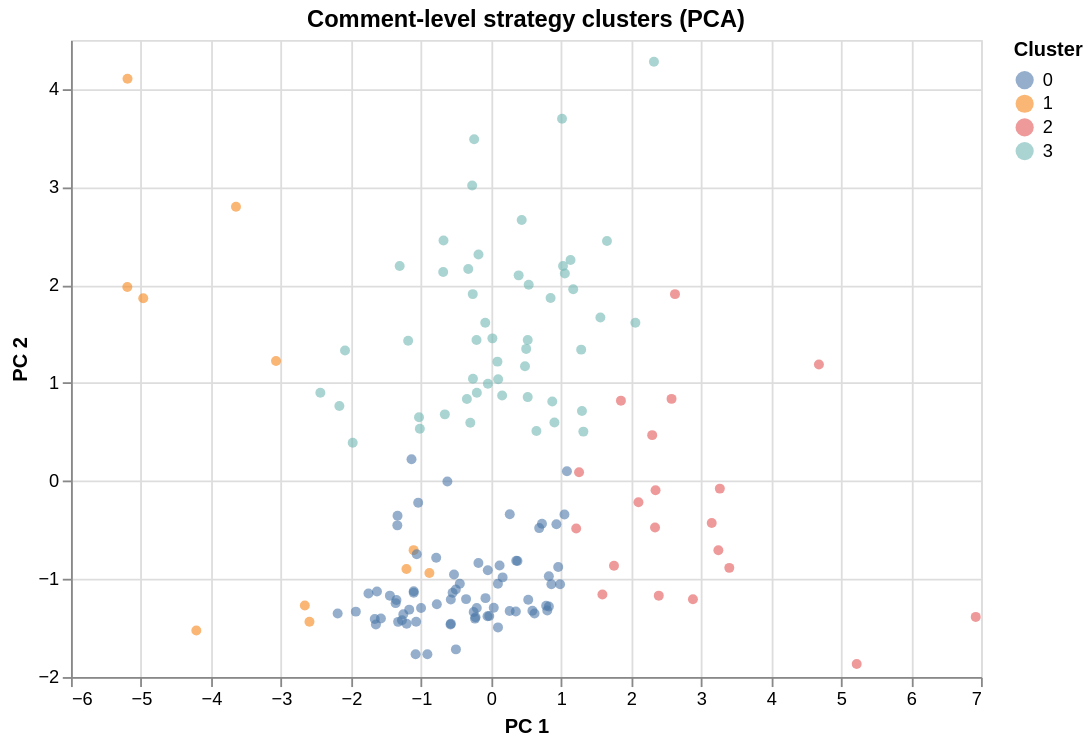

Notebook cell for this chart:
### Markdown cell above
### 6.1 K-means comment-strategy clustering

### Code cell
from sklearn.preprocessing import StandardScaler
from sklearn.cluster import KMeans
from sklearn.decomposition import PCA

cluster_cols = [c for c in feat_df.columns if c not in ("comment_index",)]
X = feat_df[cluster_cols].fillna(0).values
X_scaled = StandardScaler().fit_transform(X)

km = KMeans(n_clusters=4, random_state=42, n_init=10).fit(X_scaled)
feat_df["strategy_cluster"] = km.labels_

pca = PCA(n_components=2, random_state=42).fit_transform(X_scaled)
feat_df["pc1"] = pca[:, 0]
feat_df["pc2"] = pca[:, 1]

alt.Chart(feat_df).mark_circle(opacity=0.6, size=30).encode(
    x=alt.X("pc1:Q", title="PC 1"),
    y=alt.Y("pc2:Q", title="PC 2"),
    color=alt.Color("strategy_cluster:N", title="Cluster",
                     scale=alt.Scale(scheme="tableau10")),
).properties(title="Comment-level strategy clusters (PCA)", width=500, height=350)

### Figure 1 — Vega-Lite specification as saved in the notebook (floating-point values rounded to 4 significant figures; data arrays with more than 128 entries replaced by an {"elided": "..."} marker saying what was removed)
{"config": {"view": {"continuousWidth": 300, "continuousHeight": 300}}, "data": {"name": "data-420bc7040854df5c07cbd817e7985368"}, "mark": {"type": "circle", "opacity": 0.6, "size": 30}, "encoding": {"color": {"field": "strategy_cluster", "scale": {"scheme": "tableau10"}, "title": "Cluster", "type": "nominal"}, "x": {"field": "pc1", "title": "PC 1", "type": "quantitative"}, "y": {"field": "pc2", "title": "PC 2", "type": "quantitative"}}, "height": 350, "title": "Comment-level strategy clusters (PCA)", "width": 500, "$schema": "https://vega.github.io/schema/vega-lite/v6.1.0.json", "datasets": {"data-420bc7040854df5c07cbd817e7985368": {"elided": "153 records"}}}
